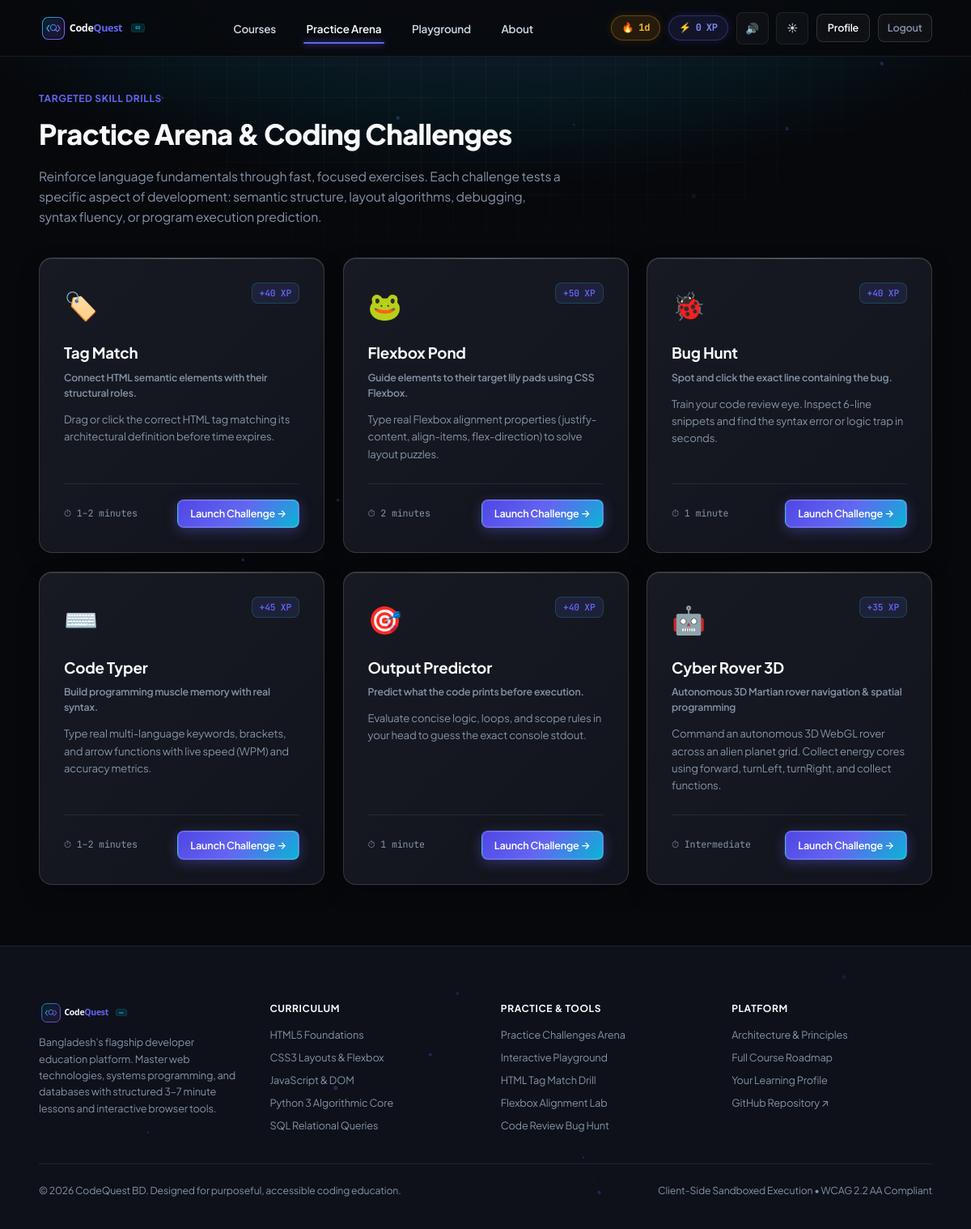
Screenshot of /games/ (signed in) with the database file from the repository.
### learn/models.py (models this page shows, shortened)
class Game(models.Model):
    slug = models.SlugField(max_length=60, unique=True)
    title = models.CharField(max_length=120)
    tagline = models.CharField(max_length=240)
    description = models.TextField()
    category = models.CharField(max_length=80, default="Syntax Drill")
    difficulty = models.CharField(max_length=40, default="Beginner (1-2 min)")
    icon_svg = models.TextField(blank=True, default="")
    xp_per_win = models.PositiveIntegerField(default=50)
    order = models.PositiveIntegerField(default=0)
    class Meta:
        ordering = ["order", "id"]

### learn/views.py (the view)
# urls.py: path("games/", views.games_hub, name="games_hub"),
def games_hub(request):
    games = Game.objects.all()
    return render(request, "games/hub.html", {"games": games})

### learn/context_processors.py (called while the page is built)
def global_stats(request):
    xp = 0
    streak = 1
    completed_ids = []
    if request.user.is_authenticated:
        if hasattr(request.user, "profile"):
            xp = request.user.profile.xp
            streak = request.user.profile.streak
        completed_ids = list(
            request.user.progress.filter(status="COMPLETED").values_list("lesson_id", flat=True)
        )
    return {
        "ADMIN_URL": getattr(settings, "ADMIN_URL", "hidden-core-cms"),
        "user_xp": xp,
        "user_streak": streak,
        "completed_lesson_ids": completed_ids,
        "nav_languages": Language.objects.filter(is_active=True).prefetch_related("courses")[:6],
    }

### templates/games/hub.html (shortened to what this page needs)
{% extends "base.html" %}
{% block content %}
<div class="shell" style="padding-top: 2.5rem; padding-bottom: 5rem;">
  <div style="margin-bottom: 2.5rem;">
    <div style="display: inline-flex; align-items: center; gap: 0.5rem; font-size: 0.8rem; font-weight: 700; color: var(--accent); margin-bottom: 0.5rem; text-transform: uppercase; letter-spacing: 0.05em;">
      Targeted Skill Drills
    </div>
    <h1 style="font-size: 2.3rem; font-weight: 800; color: var(--text-primary); letter-spacing: -0.02em; margin-bottom: 0.75rem;">
      Practice Arena &amp; Coding Challenges
    </h1>
    <p style="font-size: 1.05rem; color: var(--text-muted); max-width: 650px; line-height: 1.6;">
      Reinforce language fundamentals through fast, focused exercises. Each challenge tests a specific aspect of development: semantic structure, layout algorithms, debugging, syntax fluency, or program execution prediction.
    </p>
  </div>
  <div style="display: grid; grid-template-columns: repeat(auto-fit, minmax(320px, 1fr)); gap: 1.5rem;">
    {% for game in games %}
    <div class="cq-card cq-card-interactive" style="display: flex; flex-direction: column; justify-content: space-between; padding: 2rem;">
      <div>
        <div style="display: flex; justify-content: space-between; align-items: flex-start; margin-bottom: 1.25rem;">
          <div style="font-size: 2.25rem;">{{ game.icon_svg|default:'🎯' }}</div>
          <span style="font-size: 0.75rem; font-family: var(--font-mono); font-weight: 600; color: var(--accent); background: var(--accent-subtle); border: 1px solid rgba(20, 184, 166, 0.25); padding: 0.2rem 0.6rem; border-radius: var(--radius-sm);">
            +{{ game.xp_per_win }} XP
          </span>
        </div>
        <h2 style="font-size: 1.25rem; font-weight: 700; color: var(--text-primary); margin-bottom: 0.35rem;">
          {{ game.title }}
        </h2>
        <div style="font-size: 0.82rem; font-weight: 600; color: var(--text-muted); margin-bottom: 0.75rem;">
          {{ game.tagline }}
        </div>
        <p style="font-size: 0.88rem; color: var(--text-muted); line-height: 1.6; margin-bottom: 1.75rem;">
          {{ game.description }}
        </p>
      </div>
      <div style="display: flex; align-items: center; justify-content: space-between; padding-top: 1.25rem; border-top: 1px solid var(--border-subtle);">
        <span style="font-size: 0.78rem; font-family: var(--font-mono); color: var(--text-muted);">
          ⏱ {{ game.difficulty }}
        </span>
        <a href="{% url 'game_play' game.slug %}" class="btn btn-primary" style="padding: 0.45rem 1rem; font-size: 0.84rem;">
          Launch Challenge &rarr;
        </a>
      </div>
    </div>
    {% empty %}
    <div style="grid-column: 1 / -1; text-align: center; padding: 3rem; color: var(--text-muted); background: var(--bg-surface); border-radius: var(--radius-md); border: 1px solid var(--border-subtle);">
      No practice challenges found.
    </div>
    {% endfor %}
  </div>
</div>
{% endblock %}

### static/css/codequest.css (style rules this page uses)
:root, [data-theme="dark"] { --bg-canvas: #07080c; --bg-surface: #0e111a; --bg-surface-elevated: #141824; --bg-panel: #181d2c; --bg-input: #0a0d14; --bg-glass: rgba(7, 8, 12, 0.88); --border-subtle: rgba(255, 255, 255, 0.08); --border-medium: rgba(255, 255, 255, 0.14); --border-strong: rgba(255, 255, 255, 0.22); --border-glow: rgba(99, 102, 241, 0.45); --text-primary: #f8fafc; --text-secondary: #cbd5e1; --text-muted: #8492a6; --text-dim: #4b5568; --accent: #6366f1; --accent-hover: #4f46e5; --accent-primary: #6366f1; --accent-secondary: #06b6d4; --accent-glow: rgba(99, 102, 241, 0.28); --accent-subtle: rgba(99, 102, 241, 0.12); --accent-gradient: linear-gradient(135deg, #38bdf8 0%, #818cf8 50%, #c084fc 100%); --accent-gradient-btn: linear-gradient(135deg, #4f46e5 0%, #6366f1 50%, #06b6d4 100%); --success: #10b981; --success-glow: rgba(16, 185, 129, 0.25); --success-subtle: rgba(16, 185, 129, 0.12); --warning: #f59e0b; --warning-glow: rgba(245, 158, 11, 0.25); --warning-subtle: rgba(245, 158, 11, 0.12); --danger: #ef4444; --danger-glow: rgba(239, 68, 68, 0.25); --danger-subtle: rgba(239, 68, 68, 0.12); --lang-html: #f97316; --lang-css: #38bdf8; --lang-js: #facc15; --lang-py: #34d399; --lang-sql: #c084fc; --font-sans: 'Plus Jakarta Sans', -apple-system, BlinkMacSystemFont, "Segoe UI", Roboto, sans-serif; --font-mono: 'JetBrains Mono', ui-monospace, Menlo, Consolas, monospace; --radius-xs: 4px; --radius-sm: 8px; --radius-md: 12px; --radius-lg: 16px; --radius-xl: 22px; --shadow-subtle: 0 1px 2px rgba(0, 0, 0, 0.4); --shadow-card: 0 8px 24px -4px rgba(0, 0, 0, 0.5), 0 0 0 1px rgba(255, 255, 255, 0.05) inset; --shadow-elevated: 0 18px 40px -6px rgba(0, 0, 0, 0.65), 0 0 0 1px rgba(255, 255, 255, 0.08) inset; --shadow-glow: 0 0 36px -4px rgba(99, 102, 241, 0.35); --ease: cubic-bezier(0.16, 1, 0.3, 1); }
*, *::before, *::after { box-sizing: border-box; margin: 0; padding: 0; }
html { font-size: 15px; scroll-behavior: smooth; -webkit-text-size-adjust: 100%; }
body { background-color: var(--bg-canvas); color: var(--text-primary); font-family: var(--font-sans); line-height: 1.6; letter-spacing: -0.012em; min-height: 100vh; display: flex; flex-direction: column; overflow-x: hidden; -webkit-font-smoothing: antialiased; -moz-osx-font-smoothing: grayscale; position: relative; transition: background-color 0.2s var(--ease), color 0.2s var(--ease); }
.shell { width: 100%; max-width: 1560px; margin: 0 auto; padding: 0 clamp(1.5rem, 4vw, 4rem); position: relative; z-index: 1; }
.btn { display: inline-flex; align-items: center; justify-content: center; gap: 0.55rem; padding: 0.65rem 1.35rem; border-radius: var(--radius-sm); font-size: 0.88rem; font-weight: 600; cursor: pointer; text-decoration: none; transition: all 0.18s var(--ease); border: 1px solid transparent; font-family: inherit; white-space: nowrap; position: relative; }
.btn-primary { background: var(--accent-gradient-btn); color: #ffffff !important; border: 1px solid rgba(255, 255, 255, 0.2); box-shadow: 0 4px 16px rgba(99, 102, 241, 0.35), 0 0 0 1px rgba(255, 255, 255, 0.1) inset; }
.cq-card { background: linear-gradient(135deg, rgba(255, 255, 255, 0.04) 0%, rgba(255, 255, 255, 0.01) 100%), var(--bg-surface); border: 1px solid var(--border-medium); border-radius: var(--radius-lg); padding: 1.85rem; box-shadow: inset 0 1px 0 0 rgba(255, 255, 255, 0.12), 0 10px 30px -10px rgba(0, 0, 0, 0.5); position: relative; transition: all 0.25s cubic-bezier(0.16, 1, 0.3, 1); overflow: hidden; backdrop-filter: blur(16px); -webkit-backdrop-filter: blur(16px); }
.cq-card::before { content: ''; position: absolute; top: 0; left: 0; right: 0; height: 1px; background: linear-gradient(90deg, transparent 0%, rgba(255, 255, 255, 0.25) 50%, transparent 100%); pointer-events: none; }
.cq-card-interactive { cursor: pointer; text-decoration: none; display: flex; flex-direction: column; transform-style: preserve-3d; perspective: 1000px; }

### rows the page displays
Game: icon_svg "🏷️", xp_per_win "40", title "Tag Match", tagline "Connect HTML semantic elements with their structural roles.", description "Drag or click the correct HTML tag matching its architectural definition before time expires.", difficulty "1–2 minutes"
Game: icon_svg "🐸", xp_per_win "50", title "Flexbox Pond", tagline "Guide elements to their target lily pads using CSS Flexbox.", description "Type real Flexbox alignment properties (justify-content, align-items, flex-direction) to solve layout puzzles.", difficulty "2 minutes"
Game: icon_svg "🐞", xp_per_win "40", title "Bug Hunt", tagline "Spot and click the exact line containing the bug.", description "Train your code review eye. Inspect 6-line snippets and find the syntax error or logic trap in seconds.", difficulty "1 minute"
Game: icon_svg "⌨️", xp_per_win "45", title "Code Typer", tagline "Build programming muscle memory with real syntax.", description "Type real multi-language keywords, brackets, and arrow functions with live speed (WPM) and accuracy metrics.", difficulty "1–2 minutes"
Game: icon_svg "🎯", xp_per_win "40", title "Output Predictor", tagline "Predict what the code prints before execution.", description "Evaluate concise logic, loops, and scope rules in your head to guess the exact console stdout.", difficulty "1 minute"
Game: icon_svg "🤖", xp_per_win "35", title "Cyber Rover 3D", tagline "Autonomous 3D Martian rover navigation & spatial programming", description "Command an autonomous 3D WebGL rover across an alien planet grid. Collect energy cores using forward, turnLeft, turnRight, and collect functions.", difficulty "Intermediate"

### other values shown
{{ user_streak }} "1"
{{ user_xp }} "0"
